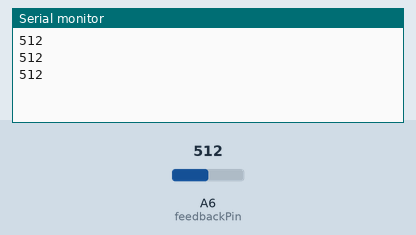
Recording of a sketch running on a simulated Arduino Nano, built with avr-gcc and run on an emulated ATmega328P. On the bench: the last lines printed to the serial monitor. Inputs (shaded band) come from the test bench; at power-on: A6 (feedbackPin) = 512.

Above: at 1.3 s.
1.4 s: A6 (feedbackPin) set to 716
At 1.9 s:
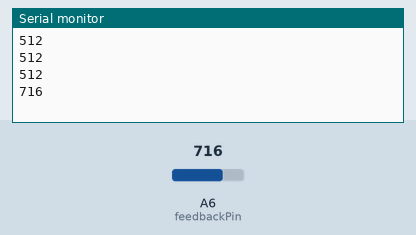
2.9 s: A6 (feedbackPin) set to 900
At 3.4 s:
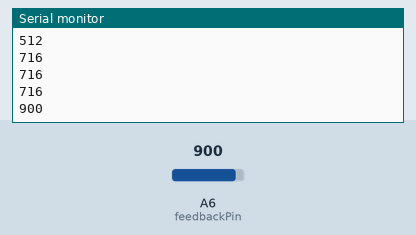
Timing chart, 0 to 5.9 s (numbered marks = the images above; inputs shaded):
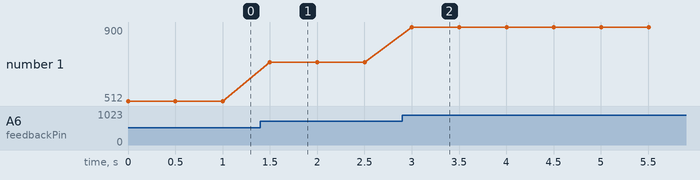

Measured:
- after the input at 1.4 s, the serial monitor: prints a new line after 0.10 s (image 1)
- after the input at 2.9 s, the serial monitor: prints a new line after 0.10 s (image 2)
- plotted number 1: 512 → 716 after the input at 1.4 s, 716 → 900 after the input at 2.9 s

The sketch:

Feedback-Switch.ino
```cpp
// this program gives the feedback of the status of the string that deploys the antenna.

int feedbackPin = A6;   // select the input pin for the potentiometer


void setup() {
  // declare the ledPin as an OUTPUT:
  //pinMode(ledPin, OUTPUT);
  Serial.begin(9600);
}

void loop() {
  // read the value from the sensor:
  Serial.println(analogRead(feedbackPin));
  delay(500);

}
```
